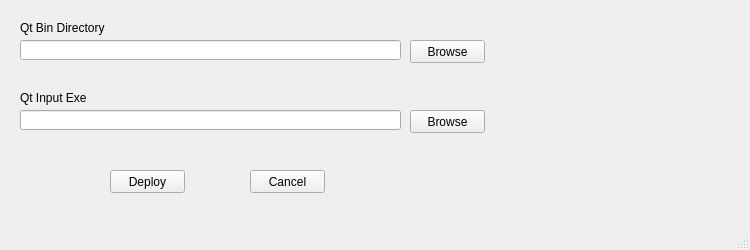
<?xml version="1.0" encoding="UTF-8"?>
<ui version="4.0">
 <class>DeployQt</class>
 <widget class="QMainWindow" name="DeployQt">
  <property name="geometry">
   <rect>
    <x>0</x>
    <y>0</y>
    <width>750</width>
    <height>250</height>
   </rect>
  </property>
  <property name="sizePolicy">
   <sizepolicy hsizetype="Fixed" vsizetype="Fixed">
    <horstretch>20</horstretch>
    <verstretch>0</verstretch>
   </sizepolicy>
  </property>
  <property name="minimumSize">
   <size>
    <width>750</width>
    <height>250</height>
   </size>
  </property>
  <property name="maximumSize">
   <size>
    <width>750</width>
    <height>250</height>
   </size>
  </property>
  <property name="windowTitle">
   <string>Deploy Qt Exe (Windows)</string>
  </property>
  <widget class="QWidget" name="centralwidget">
   <widget class="QPushButton" name="QtBinDirBrowse">
    <property name="geometry">
     <rect>
      <x>410</x>
      <y>40</y>
      <width>75</width>
      <height>23</height>
     </rect>
    </property>
    <property name="text">
     <string>Browse</string>
    </property>
   </widget>
   <widget class="QLabel" name="QtBinDirLabel">
    <property name="geometry">
     <rect>
      <x>20</x>
      <y>20</y>
      <width>181</width>
      <height>16</height>
     </rect>
    </property>
    <property name="text">
     <string>Qt Bin Directory</string>
    </property>
   </widget>
   <widget class="QLineEdit" name="QtBinDirOut">
    <property name="geometry">
     <rect>
      <x>20</x>
      <y>40</y>
      <width>381</width>
      <height>20</height>
     </rect>
    </property>
   </widget>
   <widget class="QLabel" name="QtInputExeLabel">
    <property name="geometry">
     <rect>
      <x>20</x>
      <y>90</y>
      <width>101</width>
      <height>16</height>
     </rect>
    </property>
    <property name="text">
     <string>Qt Input Exe</string>
    </property>
   </widget>
   <widget class="QLineEdit" name="QtInputExeOut">
    <property name="geometry">
     <rect>
      <x>20</x>
      <y>110</y>
      <width>381</width>
      <height>20</height>
     </rect>
    </property>
   </widget>
   <widget class="QPushButton" name="QtInputExeBrowse">
    <property name="geometry">
     <rect>
      <x>410</x>
      <y>110</y>
      <width>75</width>
      <height>23</height>
     </rect>
    </property>
    <property name="text">
     <string>Browse</string>
    </property>
   </widget>
   <widget class="QPushButton" name="DeployButton">
    <property name="geometry">
     <rect>
      <x>110</x>
      <y>170</y>
      <width>75</width>
      <height>23</height>
     </rect>
    </property>
    <property name="text">
     <string>Deploy</string>
    </property>
   </widget>
   <widget class="QPushButton" name="CancelButton">
    <property name="geometry">
     <rect>
      <x>250</x>
      <y>170</y>
      <width>75</width>
      <height>23</height>
     </rect>
    </property>
    <property name="text">
     <string>Cancel</string>
    </property>
   </widget>
  </widget>
  <widget class="QMenuBar" name="menubar">
   <property name="geometry">
    <rect>
     <x>0</x>
     <y>0</y>
     <width>750</width>
     <height>21</height>
    </rect>
   </property>
  </widget>
  <widget class="QStatusBar" name="statusbar"/>
 </widget>
 <resources/>
 <connections/>
</ui>
